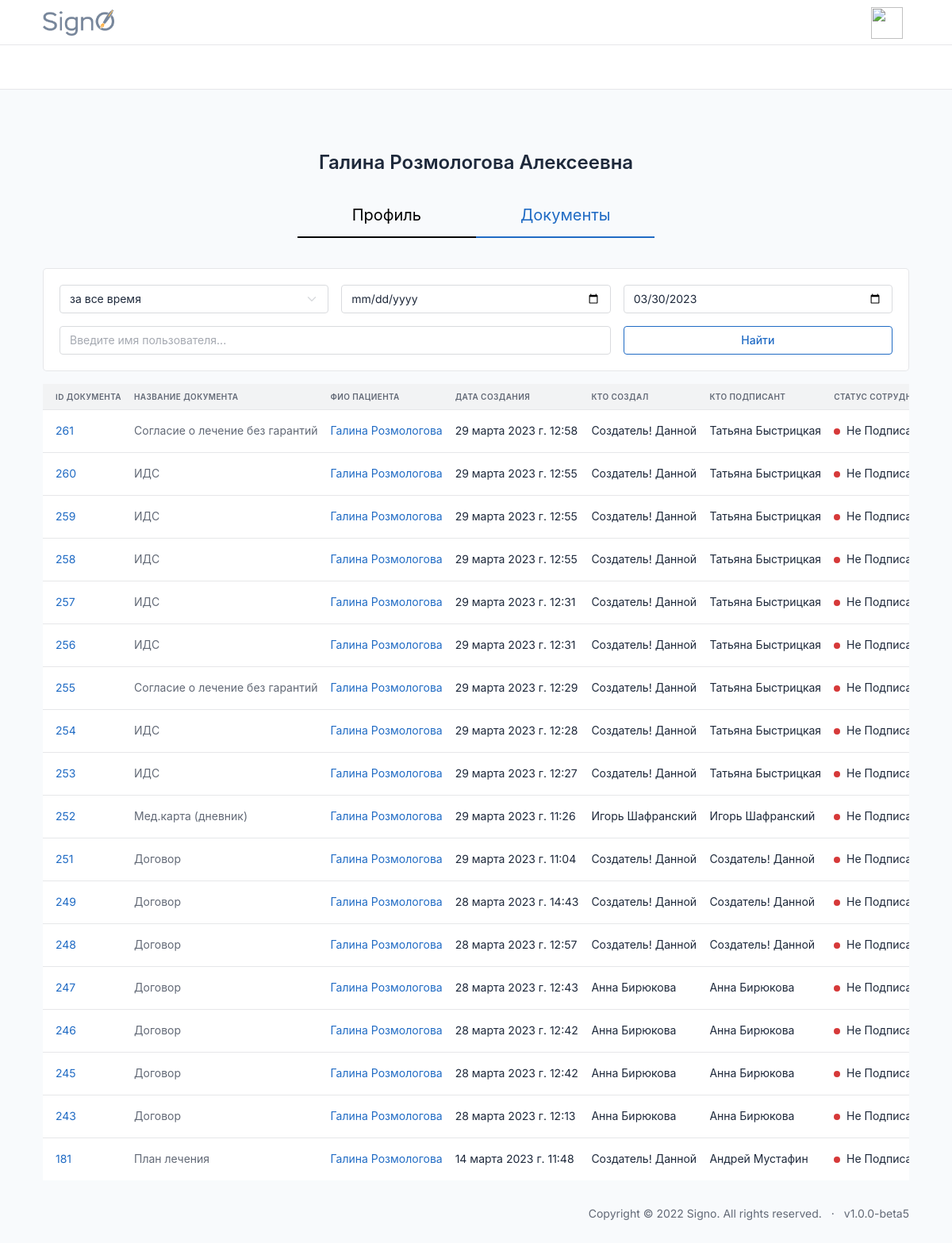
Page /id/user/user-docs/46/ on the earlier database version.
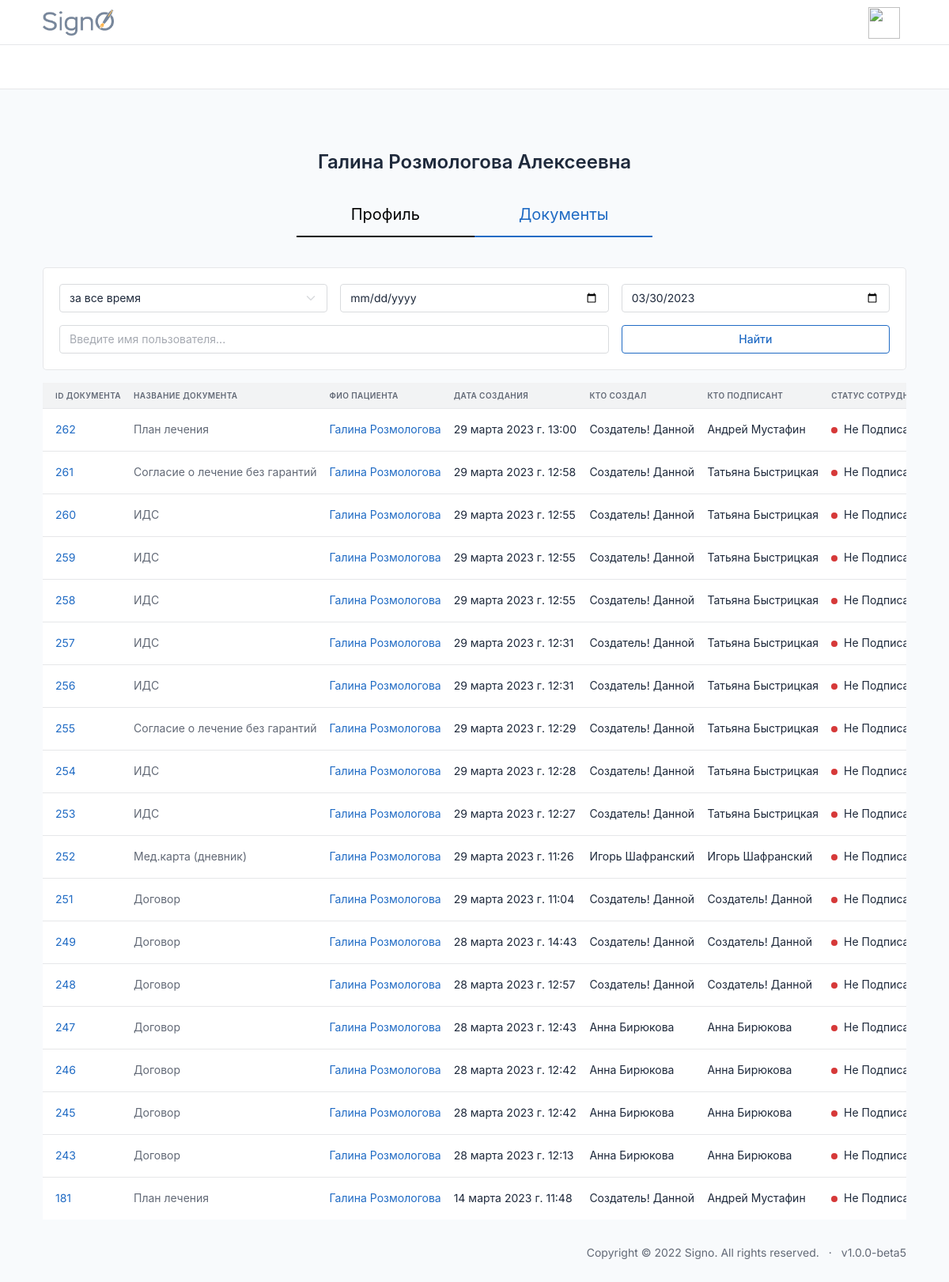
Same page on the later database version.
### documents/models.py (models this page shows, shortened)
class Document(DateTimeMixin, HiddenDeletedMixin, models.Model):
    user = models.ForeignKey(CustomUser, on_delete=models.CASCADE, null=True, blank=True, related_name='documenter')
    sender = models.ForeignKey(CustomUser, on_delete=models.CASCADE, null=True, related_name='sender', verbose_name='Отправитель')
    recipient = models.ForeignKey(CustomUser, on_delete=models.CASCADE, null=True, related_name='recipient', verbose_name='Получатель')
    founder = models.ForeignKey(CustomUser, on_delete=models.CASCADE, null=True, related_name='founder', verbose_name='Создатель документа')
    document = models.FileField(upload_to='documents/%Y/%m/%d/', blank=True, null=True)
    send_date = models.DateTimeField(auto_now_add=True, verbose_name='Дата отправки', null=True)
    sender_status = models.BooleanField(default=False, blank=True, null=True)
    recipient_status = models.BooleanField(default=False, blank=True, null=True)
    files = models.ForeignKey('DocumentsFiles', on_delete=models.CASCADE, blank=True, null=True)
    type = models.ForeignKey('DocumentType', on_delete=models.CASCADE, blank=True, null=True, related_name='document')
    sig = models.FileField(upload_to='documents/%Y/%m/%d/', blank=True, null=True)
    class Meta:
        verbose_name = 'Документ'
        verbose_name_plural = 'Документы'

class DocumentType(models.Model):
    title = models.CharField(max_length=240, blank=True, null=True)
    DOGOVOR = 'DOGOVOR'
    IDS = 'IDS'
    MEDCARD = 'MEDCARD'
    ADMCARD = 'ADMCARD'
    RENT = 'RENT'
    PLAN = 'PLAN'
    DNEVNIK = 'DNEVNIK'
    OTKAZ_OT_MED = 'OTKAZ_OT_MED'
    UVEDOMLENIE = 'UVEDOMLENIE'
    RECEPT = 'RECEPT'
    RECOMEND = 'RECOMEND'
    LECHENIE_BEZ_GARANTIY = 'LECHENIE_BEZ_GARANTIY'
    TYPE_DOC = [
        (DOGOVOR, 'Договор'),
        (IDS, 'ИДС'),
        (MEDCARD, 'Мед карта'),
        (ADMCARD, 'Адм.карта'),
        (RENT, 'Справка в налоговую'),
        (PLAN, 'План лечения'),
        (DNEVNIK, 'Дневник'),
        (OTKAZ_OT_MED, 'Отказ от мед.вмешательства'),
        (UVEDOMLENIE, 'Уведомление'),
        (RECEPT, 'Рецепт'),
        (RECOMEND, 'Рекомендация стоматолога'),
        (LECHENIE_BEZ_GARANTIY, 'Согласие о лечении без гарантий')
    ]
    type_document = models.CharField(choices=TYPE_DOC, max_length=240, blank=True, null=True)
    class Meta:
        verbose_name='Тип Документа'
        verbose_name_plural='Типы Документов'
    def __str__(self):
        return self.title

### users/models.py (models this page shows, shortened)
class CustomUser(AbstractBaseUser, PermissionsMixin):
    email = models.EmailField(max_length=254, unique=True, verbose_name='Электронная почта')
    first_name = models.CharField(u"Имя", max_length=100, blank=True, null=True)
    last_name = models.CharField(u"Фамилия", max_length=100, blank=True, null=True)
    patronymic = models.CharField(u"Отчество", max_length=100, blank=True, null=True)
    pasport_series = models.CharField(max_length=12, blank=True, verbose_name='Серия паспорта')
    pasport_number = models.CharField(max_length=12, blank=True, verbose_name='Номер паспорта')
    addres = models.CharField(max_length=240, blank=True, verbose_name='Адрес пользователя')
    user_profile_id = models.IntegerField(blank=True, verbose_name='ID пользователя', null=True)
    phone = models.CharField(max_length=24, verbose_name='Телефон')
    uniq_id = models.CharField(unique=True, max_length=12, blank=True, null=True, verbose_name='Уникальный ID')
    photo = models.ImageField(
        upload_to='users/%Y/%m/%d/',
        blank=True,
        default='../static/images/default_avatar.png',
        verbose_name='Аватар')
    is_active = models.BooleanField(default=True, verbose_name='Активирован')
    is_admin = models.BooleanField(default=False, verbose_name='Администратор')
    is_staff = models.BooleanField(_('staff status'), default=False)
    is_superuser = models.BooleanField(_('super user'), default=False)
    date_joined = models.DateTimeField(u'date joined', blank=True, null=True, default=timezone.now)
    last_login = models.DateTimeField(u'last login', blank=True, null=True)
    groups = models.ManyToManyField(Group, blank=True, null=True, verbose_name='Группы', related_name='groups')
    user_permissions = models.ManyToManyField(Permission, blank=True, null=True, verbose_name='Разрешения', related_name='user_permissions')
    date_of_birthday = models.DateField(blank=True, null=True, verbose_name='Дата Рождения')
    ADMINISTRATOR = 'AD'
    DOCTOR = 'DO'
    CLIENT = 'CL'
    DIRECTOR = 'DI'
    TYPE_ROLE = [
        (ADMINISTRATOR, 'Администратор'),
        (DOCTOR, 'Врач'),
        (CLIENT, 'Клиент'),
        (DIRECTOR, 'Руководитель')
    ]
    type = models.CharField(max_length=6, choices=TYPE_ROLE, default=CLIENT, verbose_name='Тип пользователя')
    ban = models.BooleanField(default=False, verbose_name='Уволен')
    ban_date = models.DateTimeField(verbose_name='дата увольнения', blank=True, null=True)
    ecp = models.BooleanField(default=False, verbose_name='Наличие ЭЦП')
    USERNAME_FIELD = 'email'
    REQUIRED_FIELDS = []
    objects = CustomUserManager()
    class Meta:
        verbose_name='Пользователь'
        verbose_name_plural='Пользователи'

### users/views.py (the view)
# urls.py: path('user/user-docs/<int:pk>/', user_docs, name='user_docs'),
def user_docs(request, pk):
    all_documents = Document.objects.filter(deleted=False, hidden=False, recipient=pk)
    all_documents = filter_all_documents(request, all_documents)
    all_documents = paginate_list(request, all_documents, 20)
    context = {
        'all_documents': all_documents,
        'user': CustomUser.objects.get(pk=pk),
    }
    return render(request, 'users/user-docs.html', context)

### documents/services.py (called while the page is built, shortened)
def filter_all_documents(request, all_documents):
    search_name = request.GET.get('search')
    period = request.GET.get('period')
    try:
        doc_type = request.GET.get('doc_type').upper()
    except:
        doc_type = ''
    try:
        signed = request.GET.get('signed').split('-')
    except:
        signed = ['']
    all_documents = filter_by_name(all_documents, search_name)
    if period:
        start_date, end_date = get_dates(period, all_documents)
        all_documents = all_documents.filter(send_date__range=[start_date, end_date])
    if doc_type:
        all_documents = all_documents.filter(type__type_document=doc_type)
    sort_filter = request.GET.get('sort')
    if sort_filter:
        all_documents = all_documents.order_by(sort_filter)
    return all_documents

def filter_by_name(all_documents, search_name):
    return all_documents.order_by('-send_date')

### utils/services.py (called while the page is built)
def paginate_list(request, list, page_len):
    paginator = Paginator(list, page_len)
    page_number = request.GET.get('page')
    return paginator.get_page(page_number)

### users/templates/users/user-docs.html
{% extends 'index.html' %}{%load static%}
{%block content%}
{%if user.type == 'CL'%}
    <center><h1 style="height:60px;">{{user.first_name}} {{user.last_name}} {{user.patronymic}}</h1></center>
<div class="user-info"id="user-info active"><a href="{%url 'user' user.pk%}"class="">Профиль</a><a href="{%url 'user_docs' user.pk%}"class="active">Документы</a></div>
{%else%}
    <center><h1 style="height:60px;">{{user.first_name}} {{user.last_name}} {{user.patronymic}}</h1></center>
<div class="user-info"id="user-info active"><a href="{%url 'user' user.pk%}"class="">Профиль</a><a href="{%url 'user_docs' user.pk%}"class="active">Пациенты</a></div>
{%endif%}
<div class="col-12">
    {%if user.type == 'CL'%}
      {% include 'common/_info_box_users.html' %}
      {% include 'common/_documents_table.html' %}
    {%else%}
      {% include 'common/_documents_table.html' %}
    {%endif%}
                </div>
              </div>
{%endblock%}

### templates/common/_documents_table.html (shortened to what this page needs)
{% load static %}
{% load extra_tags %}
<div class="table-responsive" >
  <table class="table card-table table-vcenter text-nowrap datatable bg-white" style="">
    <thead>
      <tr>
        <th id="th-id" class='sortable-table-header' onclick="filterByField('id')">ID документа</th>
        <th id="th-type" class='sortable-table-header' onclick="filterByField('type')">название документа</th>
        {% if request.user.type != 'CL' %}
        <th id="th-recipient" class='sortable-table-header' onclick="filterByField('recipient')">фио пациента</th>
        {% endif %}
        <th id="th-send_date" class='sortable-table-header' onclick="filterByField('send_date')">дата создания</th>
        {% if request.user.type != 'CL' %}
        <th id="th-founder" class='sortable-table-header' onclick="filterByField('founder')">кто создал</th>
        {% endif %}
        {% if request.user.type != 'CL' %}
        <th id="th-sender" class='sortable-table-header' onclick="filterByField('sender')">кто подписант</th>
        {% else %}
        <th id="th-sender" class='sortable-table-header' onclick="filterByField('sender')">ФИО сотрудника</th>
        {% endif %}
        {% if request.user.type != 'CL'%}
        <th id="th-recipient_status" class='sortable-table-header' onclick="filterByField('recipient_status')">статус
          сотрудника</th>
        {% endif %}
      </tr>
    </thead>
    <tbody class="lazy-loading-docs">
      {%for document in all_documents%}
      <tr id="document-row-{{document.id}}" class="lazy-row-docs">
        <td><span class="text-muted"><a href="{{document.document.url}}#" target=”_blank”>{{document.id}}</a></span>
        </td>
        <td><span class="text-muted">{{document.type}}</span></td>
        {% if request.user.type != 'CL' %}
        {% if request.user.type == 'DO' %}
        <td>{{document.recipient.first_name}} {{document.recipient.last_name}}</td>
        {% else %}
        <td><a href="{%url 'user' document.recipient.pk %}">{{document.recipient.first_name}}
            {{document.recipient.last_name}}</a></td>
        {% endif %}
        {% endif %}
        <td>{{document.send_date}}</td>
        {% if request.user.type != 'CL' %}
        <td><a href="{%url 'user' document.founder.pk%}" class="text-reset"
            tabindex="-1">{{document.founder.first_name}} {{document.founder.last_name}}</a></td>
        {% endif %}
        {%if request.user.type == 'CL'%}
        <td class="text-reset" tabindex="-1"><a href="{%url 'user' document.sender.pk%}" class="text-reset"
            tabindex="-1"></a>{{document.sender.first_name}} {{document.sender.last_name}}</td>
        {%else%}
        <td><a href="{%url 'user' document.sender.pk%}" class="text-reset" tabindex="-1">{{document.sender.first_name}}
            {{document.sender.last_name}}</a></td>
        {%endif%}
        {% if request.user.type != 'CL' %}
        <td>
          {%if document.sender_status%}
          <span class="badge bg-success me-1"></span>
          Подписан
          {%else%}
          <span class="badge bg-danger me-1"></span>
          Не Подписан
          {%endif%}
        </td>
        {% endif %}
      </tr>
      {%endfor%}
    </tbody>
  </table>
</div>

Differences in the rows shown:
added Document: id "262", type "План лечения", recipient.first_name "Галина", recipient.last_name "Розмологова", send_date "29 марта 2023 г. 13:00", founder.first_name "Создатель!", founder.last_name "Данной", sender.first_name "Андрей", sender.last_name "Мустафин", sender_status False (drawn)
